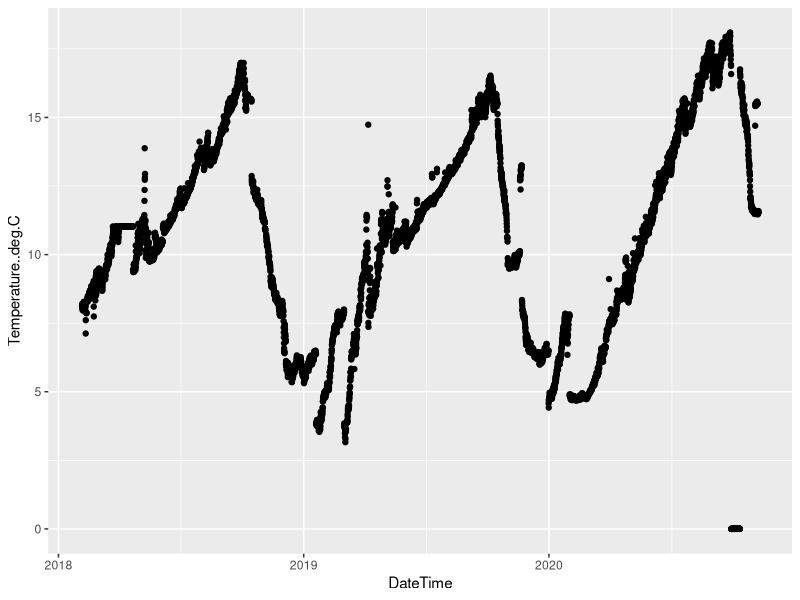
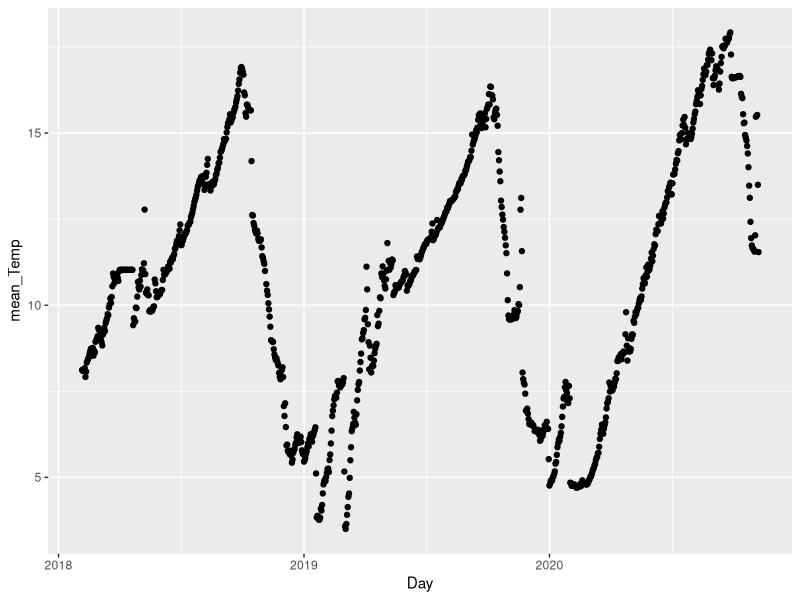
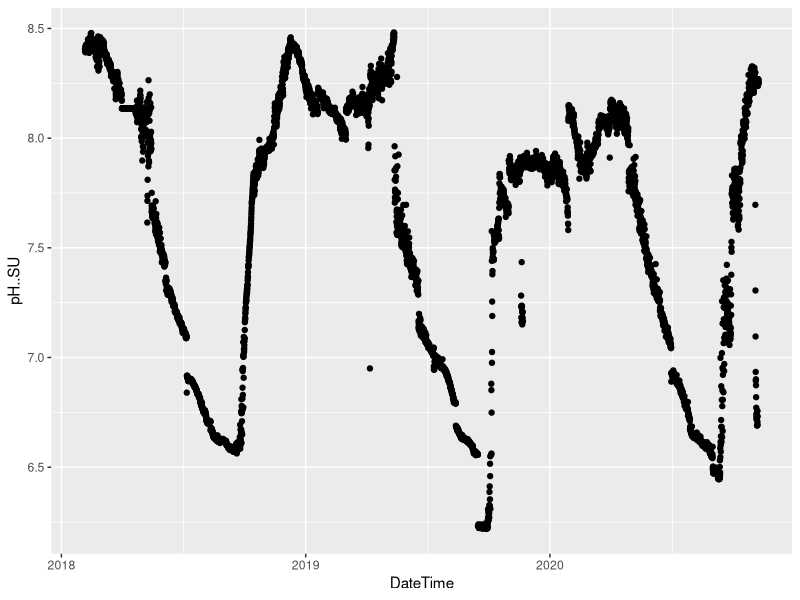
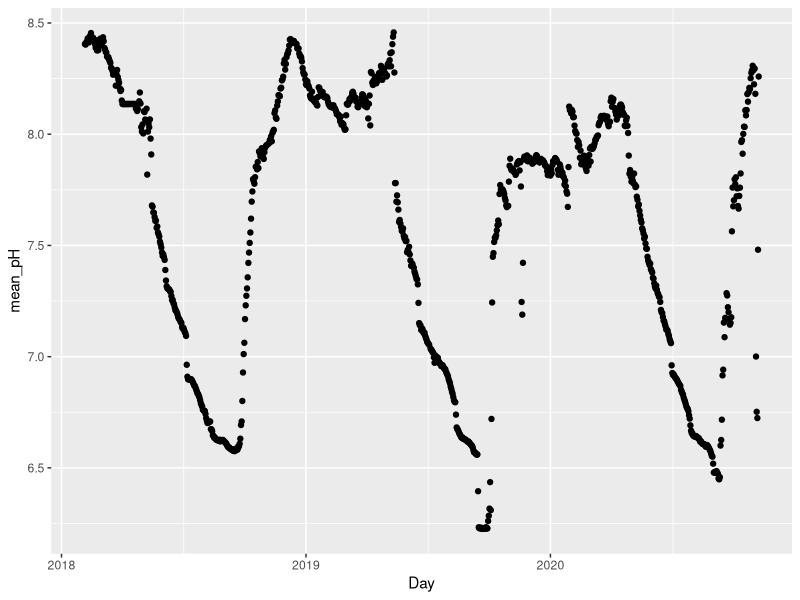
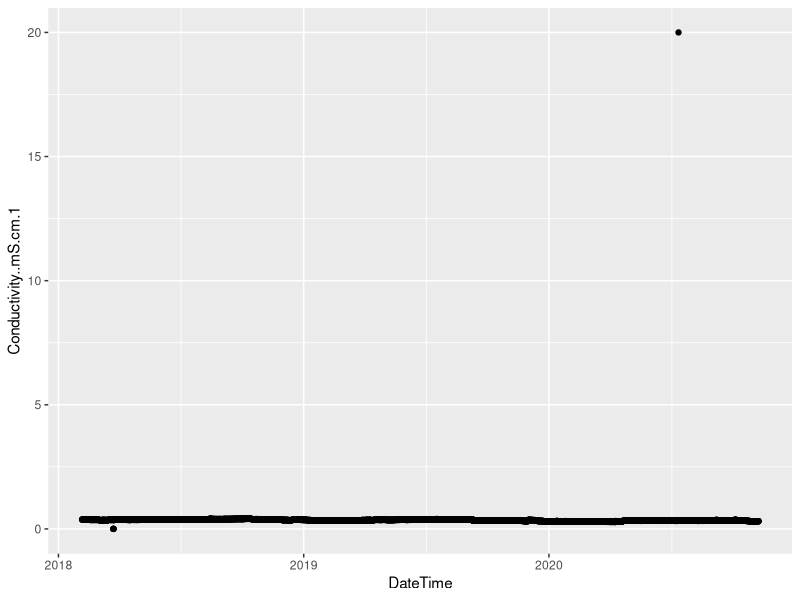
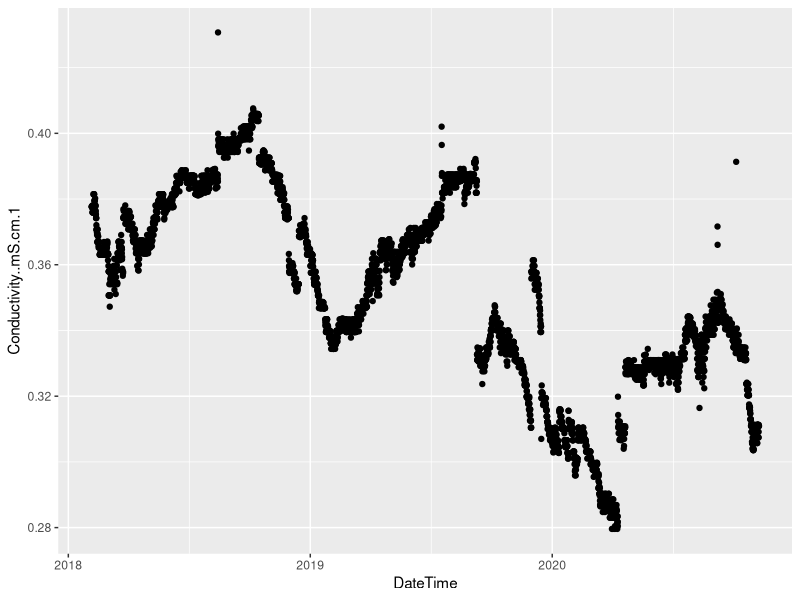
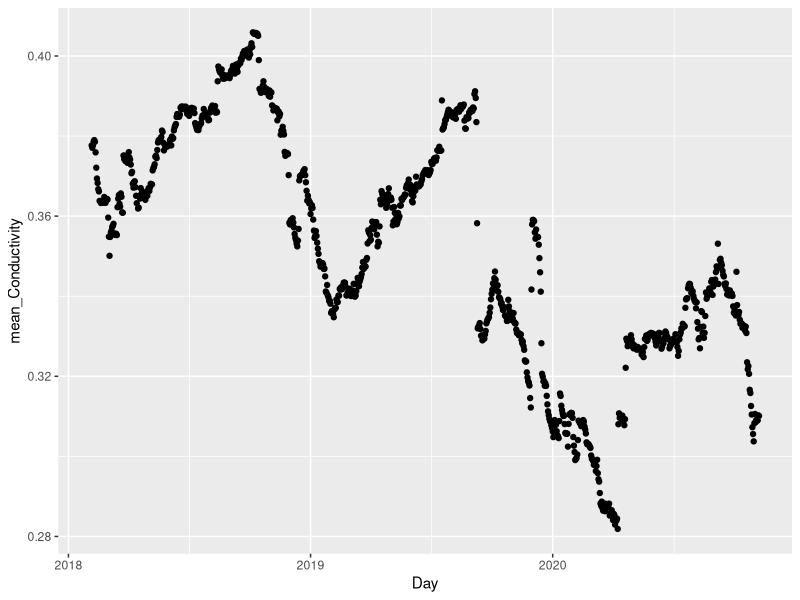
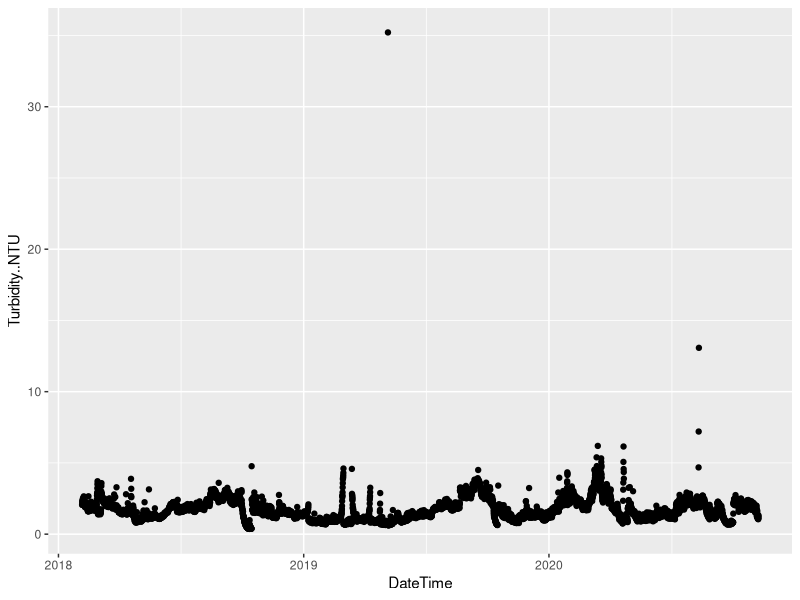

R code for these plots, in order: (Note: this script raises an error after producing the figures.)
## ---- chunk 1
knitr::opts_chunk$set(echo = TRUE)
## ---- chunk 2
library(dplyr)
library(tidyr)

# Match dates in alkalinity and hardness data
alk <- read.csv("RWAR_alkalinity.csv")
hardness <- read.csv("RWAR_hardness.csv")

# split DateStamp into day and time
alk_new <- separate(alk, col = DateStamp, into = c("Date", "Time"), sep = " ") |>
  select(-c("Time")) |>
  rename(alkalinity = Alkalinity..mg.L)
hardness_new <- separate(hardness, col = DateStamp, into = c("Date", "Time"), sep = " ") |>
  select(-c("Time")) |>
  rename(hardness = Hardness..mg.L)

# merge by Date
merged <- merge(alk_new, hardness_new, by="Date")

summary(merged) # Both alkalinity and hardness have zero-values (no data)

merged_clean1 <- merged[(merged$alkalinity != 0) & (merged$hardness != 0),] # remove

summary(merged_clean1) # no zero values, still a very large alkalinity value

tail(sort(merged_clean1$alkalinity)) # two significant outliers (equipment likely)

merged_clean2 <- merged[merged$alkalinity < 876, ] # remove outliers

summary(merged_clean2) # successfully removed zero values and outliers

## ---- chunk 3
# output merged data to CSV (run after processing)

library(readr)
write_csv(merged_clean2, "alkalinity_hardness_cleaned.csv")

## ---- chunk 4

library(lubridate)
library(ggplot2)
library(zoo)
library(purrr)


## Import data, convert timestamp
rwar <- read.csv("RWAR_turb_cond_counts_pH_temp.csv")
rwar2 <- rwar |> mutate(DateTime = mdy_hm(rwar$Timestamp))
summary(rwar2)


## Temperature Data
# Plot
ggplot(rwar2) + geom_point(aes(x=DateTime, y=Temperature..deg.C))
# Find region of approx. zero temperature (outliers), set to NA
# Interpolate between nearest non-NA temperatures where temp is NA
rwar2_temp <- rwar2 |>
  select(c("DateTime", Temperature..deg.C)) |>
  mutate(temp_cleaned = ifelse(Temperature..deg.C < 1, NA, Temperature..deg.C)) |>
  mutate(temp_interp = na.approx(temp_cleaned, na.rm = FALSE))
# Average by day
rwar2_temp_daily <- rwar2_temp |>
  mutate(Day=date(DateTime)) |>
  group_by(Day) |>
  summarise(mean_Temp = mean(temp_interp))
ggplot(rwar2_temp_daily) + geom_point(aes(x=Day, y=mean_Temp))


## pH Data
# Plot
ggplot(rwar2) + geom_point(aes(x=DateTime, y=pH..SU))
# Does not seem like there are huge outliers, so average by day
rwar2_pH_daily <- rwar2 |>
  select(c("DateTime", pH..SU)) |>
  mutate(Day=date(DateTime)) |>
  group_by(Day) |>
  summarise(mean_pH = mean(pH..SU))
ggplot(rwar2_pH_daily) + geom_point(aes(x=Day, y=mean_pH))


## Conductivity Data
# Plot
ggplot(rwar2) + geom_point(aes(x=DateTime, y=Conductivity..mS.cm.1))
# Remove obvious outliers (only a few measurements; does not remove full days)
rwar2_cond <- rwar2 |> 
  select(c("DateTime", Conductivity..mS.cm.1)) |>
  filter(Conductivity..mS.cm.1 < 2 & Conductivity..mS.cm.1 > 0.2)
ggplot(rwar2_cond) + geom_point(aes(x=DateTime, y=Conductivity..mS.cm.1))
# Average by Day
rwar2_cond_daily <- rwar2_cond |>
  mutate(Day=date(DateTime)) |>
  group_by(Day) |>
  summarise(mean_Conductivity = mean(Conductivity..mS.cm.1))
ggplot(rwar2_cond_daily) + geom_point(aes(x=Day, y=mean_Conductivity))


## Turbidity Data
# Plot
ggplot(rwar2) + geom_point(aes(x=DateTime, y=Turbidity..NTU))
# Remove obvious outliers (only a few measurements; does not remove full days)
# Main obvious outliers are in mid 2019 and 2020, and are all above 7 NTU
rwar2_turb <- rwar2 |> 
  select(c("DateTime", Turbidity..NTU)) |>
  filter(Turbidity..NTU < 7)
ggplot(rwar2_turb) + geom_point(aes(x=DateTime, y=Turbidity..NTU))
# Average by Day
rwar2_turb_daily <- rwar2_turb |>
  mutate(Day=date(DateTime)) |>
  group_by(Day) |>
  summarise(mean_Turbidity = mean(Turbidity..NTU))
ggplot(rwar2_turb_daily) + geom_point(aes(x=Day, y=mean_Turbidity))

## Merge daily temp, pH, conductivity, turbidity

list_daily_data <- list(rwar2_temp_daily,
                        rwar2_pH_daily, 
                        rwar2_cond_daily,
                        rwar2_turb_daily)
merged_daily_data <- list_daily_data |>
  reduce(full_join, by = "Day") |>
  rename(Timestamp = Day)

## ---- chunk 5
## Export CSV of cleaned raw water data

write_csv(merged_daily_data, )
## ---- chunk 6
water_lm <- lm(Ferric.chloride..mg.L ~ ., 
               data=RWAR_dosing_cleaned |> select(-c(Timestamp, Cationic.Polimer..mg.L)))
summary(water_lm)

## ---- chunk 7
data <- read.csv("RWAR_dosing_cleaned.csv")
lagged_data <- data |>
  mutate(Temp_lag1 = lag(mean_Temp, 1), 
         Temp_lag2 = lag(mean_Temp, 2),
         pH_lag1 = lag(mean_pH, 1),
         pH_lag2 = lag(mean_pH, 2),
         Cond_lag1 = lag(mean_Conductivity, 1),
         Cond_lag2 = lag(mean_Conductivity, 2),
         Turb_lag1 = lag(mean_Turbidity, 1),
         Turb_lag2 = lag(mean_Turbidity, 2))
# Temp
lagged_data$Temp_lag1[1] <- lagged_data$Temp_lag1[2]
lagged_data$Temp_lag2[1:2] <- lagged_data$Temp_lag2[3]
# pH
lagged_data$pH_lag1[1] <- lagged_data$pH_lag1[2]
lagged_data$pH_lag2[1:2] <- lagged_data$pH_lag2[3]
# Conductivity
lagged_data$Cond_lag1[1] <- lagged_data$Cond_lag1[2]
lagged_data$Cond_lag2[1:2] <- lagged_data$Cond_lag2[3]
# Turbidity
lagged_data$Turb_lag1[1] <- lagged_data$Turb_lag1[2]
lagged_data$Turb_lag2[1:2] <- lagged_data$Turb_lag2[3]

lagged_data
lm(Ferric.chloride..mg.L ~ ., data=lagged_data |> select(-c(Timestamp)))

